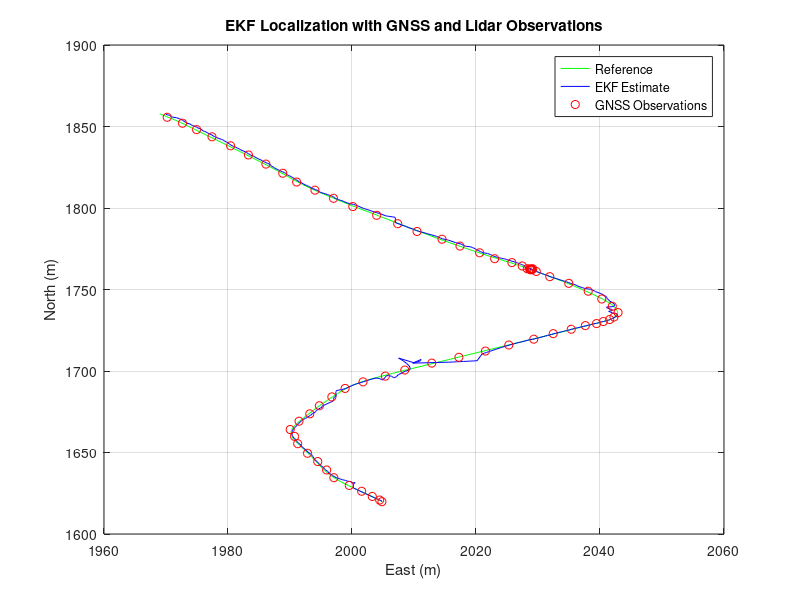

Write the MATLAB code that produced this figure.
clear;
close all;

% Load data
load("data.mat");

% Initialize EKF variables
% Initial state: x, y, theta, v, omega
x = [gnss(1).x; gnss(1).y; gnss(1).heading; v(1); omega(1)];
P = diag([0.5, 0.5, 0.1, 0.1, 0.1]); % Initial covariance

% Noise matrices
Q = diag([0.01, 0.01, 0.001, 0.01, 0.001]); % Process noise
R_gnss = diag([0.2, 0.2, 0.01]); % GNSS observation noise
R_lidar = diag([0.1, 0.1]); % Lidar observation noise

% Time step
dt = mean(diff(t));

% Storage for EKF estimates
ekf_estimates = zeros(length(t), 5); % Storing all state variables
ekf_estimates(1, :) = x';
lidar_observations = [];

% EKF loop
for k = 2:length(t)
    % Prediction Step
    % State prediction
    x = [x(1) + x(4) * dt * cos(x(3));
         x(2) + x(4) * dt * sin(x(3));
         x(3) + x(5) * dt;
         v(k);
         omega(k);];

    % Jacobian of the state transition function
    F = [1, 0, -x(4) * dt * sin(x(3)), dt * cos(x(3)), 0;
         0, 1, x(4) * dt * cos(x(3)), dt * sin(x(3)), 0;
         0, 0, 1, 0, dt;
         0, 0, 0, 1, 0;
         0, 0, 0, 0, 1];

    % Covariance prediction
    P = F * P * F' + Q;

    % Correction Step with GNSS
    if ~isnan(gnss(k).x)
        z_gnss = [gnss(k).x; gnss(k).y; gnss(k).heading];
        C_gnss = zeros(3, 5);
        C_gnss(1:3, 1:3) = eye(3); % Observation Jacobian matrix for GNSS
        z_pred_gnss = C_gnss * x; % Predicted GNSS measurement
        K_gnss = P * C_gnss' / (C_gnss * P * C_gnss' + R_gnss); % Kalman gain for GNSS
        x = x + K_gnss * (z_gnss - z_pred_gnss); % State update with GNSS
        P = (eye(size(P)) - K_gnss * C_gnss) * P; % Covariance update for GNSS
    end

    % Correction Step with Lidar
    if ~isempty(obs(k).x_map)
        n_landmarks = length(obs(k).x_map);
        z_lidar = [];
        z_pred_lidar = [];
        C_lidar = zeros(2 * n_landmarks, 5);

        for i = 1:n_landmarks
            r = sqrt(obs(k).x(i)^2 + obs(k).y(i)^2);
            bearing = atan2(obs(k).y(i), obs(k).x(i));

            % Lidar measurements in polar coordinates
            z_lidar = [z_lidar; r; bearing];

            % Predicted Lidar measurement
            delta_x = obs(k).x_map(i) - x(1);
            delta_y = obs(k).y_map(i) - x(2);
            r_pred = sqrt(delta_x^2 + delta_y^2);
            bearing_pred = atan2(delta_y, delta_x) - x(3);
            z_pred_lidar = [z_pred_lidar; r_pred; bearing_pred];

            % Jacobian matrix for Lidar
            row_idx = 2 * (i - 1) + 1;
            C_lidar(row_idx, 1) = -(delta_x / r_pred);
            C_lidar(row_idx, 2) = -(delta_y / r_pred);
            C_lidar(row_idx, 3) = 0;

            C_lidar(row_idx + 1, 1) = delta_y / (r_pred^2);
            C_lidar(row_idx + 1, 2) = -delta_x / (r_pred^2);
            C_lidar(row_idx + 1, 3) = -1;
        end

        % Kalman gain for Lidar
        R_lidar_full = kron(eye(n_landmarks), R_lidar);
        K_lidar = P * C_lidar' / (C_lidar * P * C_lidar' + R_lidar_full);

        % State update with Lidar
        x = x + K_lidar * (z_lidar - z_pred_lidar);

        % Covariance update for Lidar
        P = (eye(size(P)) - K_lidar * C_lidar) * P;

        % Convert range and bearing to Cartesian for visualization
        for i = 1:n_landmarks
            range = z_lidar(2 * (i - 1) + 1);
            bearing = z_lidar(2 * (i - 1) + 2);
            obs_x = x(1) + range * cos(bearing + x(3));
            obs_y = x(2) + range * sin(bearing + x(3));
        end
    end

    % Save EKF estimate for visualization
    ekf_estimates(k, :) = x';
end

% Plot results
figure;
plot([ref.x], [ref.y], 'g-', 'DisplayName', 'Reference');
hold on;
plot(ekf_estimates(:, 1), ekf_estimates(:, 2), 'b-', 'DisplayName', 'EKF Estimate');
plot([gnss.x], [gnss.y], 'ro', 'DisplayName', 'GNSS Observations');
legend;
title('EKF Localization with GNSS and Lidar Observations');
xlabel('East (m)');
ylabel('North (m)');
grid on;
